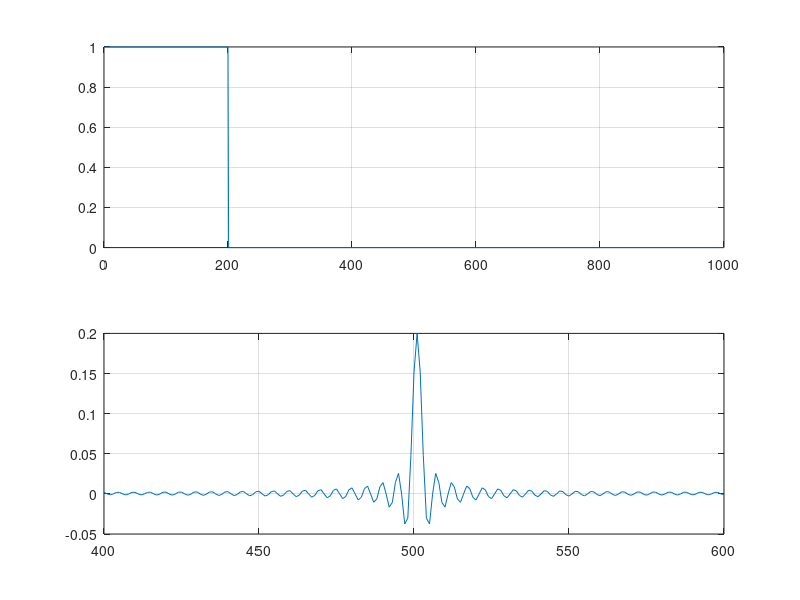
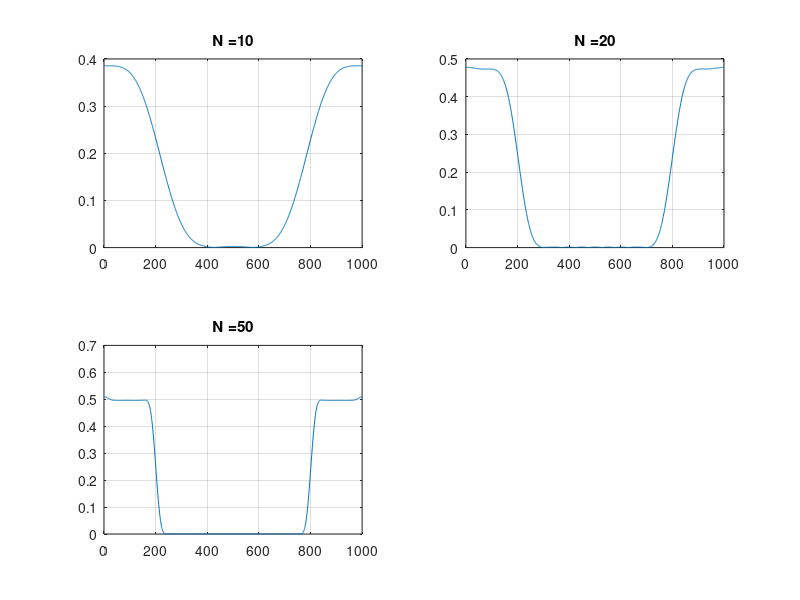

These figures' MATLAB source, in order: (Note: this script raises an error after producing the figures.)
clear , clc, close all
fs = 1000;
ts = 0:1/fs:1-1/fs;
N =length(ts);
x =zeros(N,1);
x(1:200) = 1;
y =real(ifftshift(ifft(x))); 
subplot(2,1,1);
plot(x), grid on
subplot(2,1,2);
plot(N/2-100:N/2+100,y(N/2-100:N/2+100)), grid on
d = zeros(N,1);
d(1)= 1;
figure

Nf1 = 10;
af1= filter(y(N/2-Nf1/2:N/2+Nf1/2-1).*hamming(Nf1),1,d);
subplot(2,2,1)
plot(abs(fft(af1))), grid on , title("N =10")
Nf2 = 20;
af2= filter(y(N/2-Nf2/2:N/2+Nf2/2-1).*hamming(Nf2),1,d);
subplot(2,2,2)
plot(abs(fft(af2))), grid on , title("N =20")
Nf3 = 50;
af3= filter(y(N/2-Nf3/2:N/2+Nf3/2-1).*hamming(Nf3),1,d);
subplot(2,2,3)
plot(abs(fft(af3))), grid on , title("N =50")
Nf4 = 100;
af4= filter(y(N/2-Nf4/2:N/2+Nf4/2-1).*hamming(Nf1),1,d);
subplot(2,2,4)
plot(abs(fft(af4))), grid on , title("N =100")
